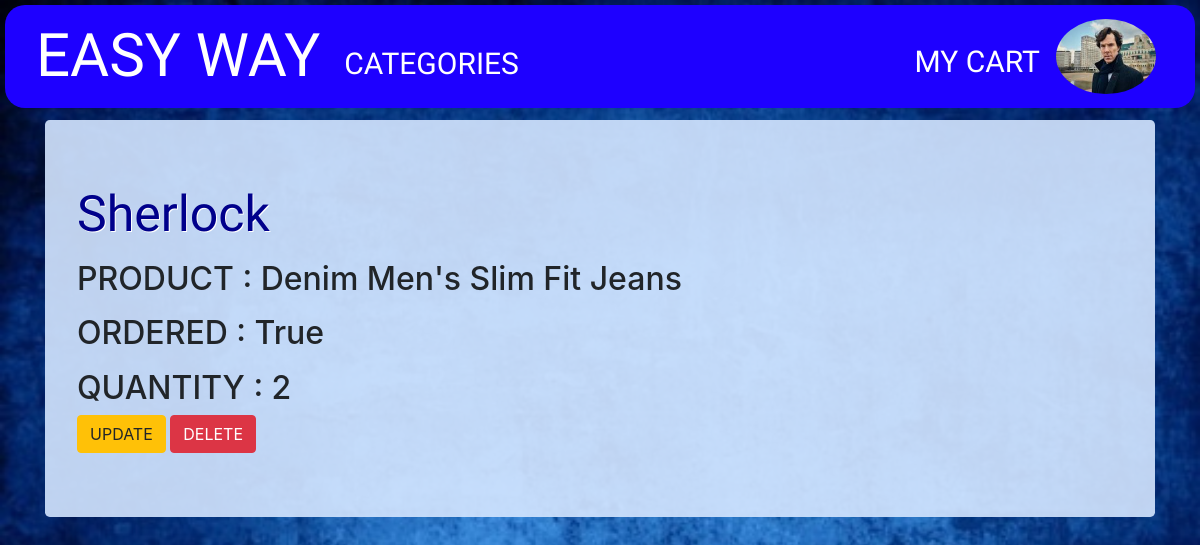
/orderitem/20/ (signed in), run on the app's committed database.
### cart/models.py (models this page shows, shortened)
class Profile(models.Model):
    user = models.OneToOneField(User, on_delete=models.CASCADE)
    image = models.ImageField(default="defaultprofile.png",upload_to='profile_pics')

class Orderitem(models.Model):
    customer = models.ForeignKey(User,on_delete=models.CASCADE)
    product = models.ForeignKey(Product,on_delete=models.CASCADE)
    is_ordered = models.BooleanField(default=False)
    quantity = models.IntegerField(default=1)

class Product(models.Model):
    title = models.CharField(max_length=200)
    image = models.ImageField(default="defaultpic.png",upload_to='products')
    category = models.ForeignKey(Category,on_delete=models.CASCADE)
    price = models.FloatField()
    seller = models.CharField(max_length=200)
    description = models.TextField()

### cart/views.py (the view)
# urls.py: path('orderitem/<pk>/',OrderitemDV.as_view(),name='orderitemdetail'),
class OrderitemDV(LoginRequiredMixin,UserPassesTestMixin,SuccessMessageMixin,DetailView):
    model = Orderitem
    def test_func(self):
        return self.request.user.is_superuser

### cart/templates/cart/orderitem_detail.html (shortened to what this page needs)
{% extends "cart/base.html" %}
{% block content %}
<div class="jumbotron">
  <h1>{{object.customer}}</h1>
  <h2>PRODUCT : {{object.product.title }}</h2>
  <h2>ORDERED : {{object.is_ordered }}</h2>
  <h2>QUANTITY : {{ object.quantity }}</h2>
  <a class="btn btn-warning" href="{% url 'orderitemupdate' object.id %}">UPDATE</a>
  <a class="btn btn-danger" href="{% url 'orderitemdelete' object.id %}">DELETE</a>
  </div>
{% endblock %}

### cart/templates/cart/base.html (shortened to what this page needs)
<!DOCTYPE html>
{% load staticfiles %}
<html lang="en" dir="ltr">
  <head>
    <link rel="stylesheet" href="https://stackpath.bootstrapcdn.com/bootstrap/4.3.1/css/bootstrap.min.css">
  </head>
  <body  class=""style="background-image: url('{% static "p.jpg"%}');background-size:cover;background-attachment: fluid;">
    <nav class=" navbar fixed-top navbar-expand-lg " style="background-color:#1e00ff;margin:5px;border-radius:20px;padding-top:1px;padding-bottom:2px">
      <div class="container-fluid">
      <a class="navbar-brand" style="font-size:60px;font-family: 'Changa One', cursive;color:white;" href="{% url 'productlist' %}">EASY WAY</a>
      <div class="collapse navbar-collapse" id="navbarSupportedContent">
 <div class="navbar-nav mr-auto" >
        <a class="nav-item nav-link "style="font-size:30px;font-family: 'Calistoga', cursive;color:white;margin-top:15px" href="{% url 'categorylist' %}">CATEGORIES</a>
</div>
  <div class="navbar-nav ml-auto " >
        {% if user.is_authenticated %}
        <a class="nav-item nav-link" style="font-size:30px;font-family: 'Calistoga', cursive;margin-top:20px;color:white;" href="{% url 'mycart' %}">MY CART</a>
        <a class="nav-item nav-link"  href="{%url 'profile'%}"><img  style="border-radius:50%;height:75px;width:100px"src="{{ request.user.profile.image.url }}" ></a>
        {% else %}
        <a class="nav-item nav-link" style="font-size:30px;font-family: 'Calistoga', cursive;color:white;" href="{% url 'login' %}">LOGIN</a>
        <a class="nav-item nav-link" style="font-size:30px;font-family: 'Calistoga', cursive;color:white;" href="{% url 'register' %}">REGISTER</a>
        {% endif %}
</div>
</div>
    </div>
    </nav>
<div class="container" style="margin-top:150">
    {% block content %}
    {% endblock %}
  </div>
  </body>
</html>

### cart/templates/cart/base.html (style rules this page uses)
h1 { color:darkblue; text-shadow: 1px 1px #ffffff ; font-family: 'Calistoga'; font-size:50px; }
.jumbotron { background:rgba(212, 230, 255, 0.9) }

### data on the page
Orderitem: customer "Sherlock", product "Denim Men's Slim Fit Jeans", is_ordered "True", quantity "2"
